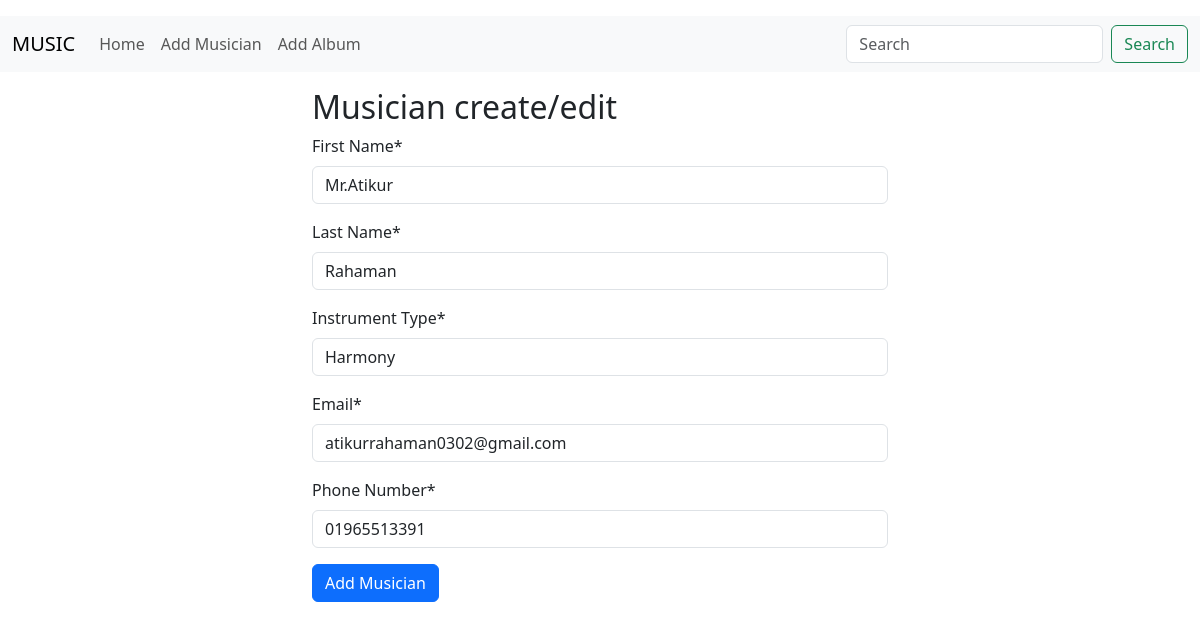
/musician/edit_musician/2/, run on the app's committed database.
### musician/models.py (models this page shows, shortened)
class Musician(models.Model):
    first_name = models.CharField(max_length=50)
    last_name = models.CharField(max_length=50)
    instrument_type = models.CharField(max_length=100)
    email = models.EmailField(max_length=100)
    phone = models.CharField(max_length=20)

### musician/views.py (the view)
# urls.py: path('edit_musician/<int:id>/', EditMusicianView.as_view(), name='edit_musician'),
class EditMusicianView(UpdateView):
    model = Musician
    form_class = MusicianForm
    template_name = 'add_musician.html'
    success_url = reverse_lazy('home')
    pk_url_kwarg = 'id'

### musician/forms.py
class MusicianForm(forms.ModelForm):
    class Meta:
        model = Musician
        fields = '__all__'
        labels = {
            'first_name': 'First Name',
            'last_name': 'Last Name',
            'instrument_type': 'Instrument Type',
            'email': 'Email',
            'phone': 'Phone Number'
        }

### musician/templates/add_musician.html
{% extends 'base.html' %} {% load crispy_forms_tags %} {% block content %}
<div class="container w-50 mx-auto">
  <h2>Musician create/edit</h2>
  <form method="post" enctype="multipart/form-data">
    {% csrf_token %} {{ form|crispy }}
    <button type="submit" class="btn btn-primary">Add Musician</button>
  </form>
</div>
{% endblock %}

### data on the page
Musician: first_name "Mr.Atikur", last_name "Rahaman", instrument_type "Harmony", email "atikurrahaman0302@gmail.com", phone "01965513391"
